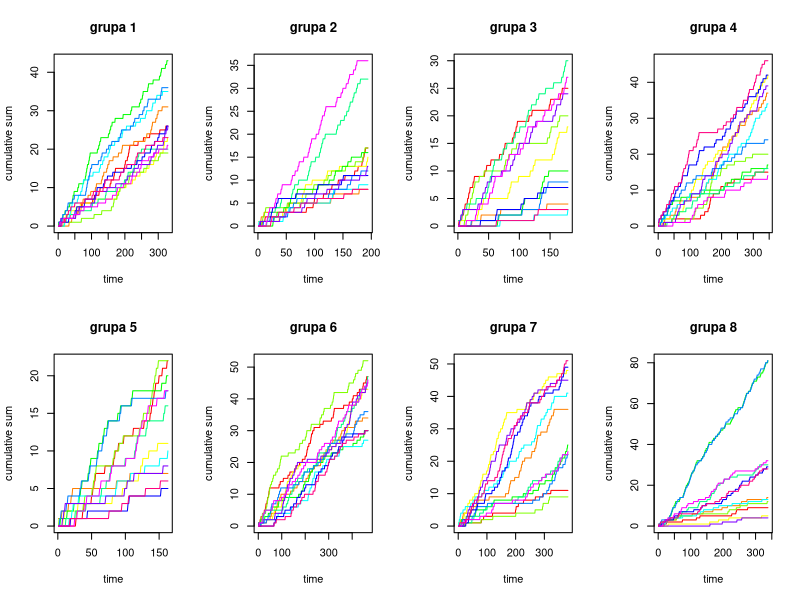
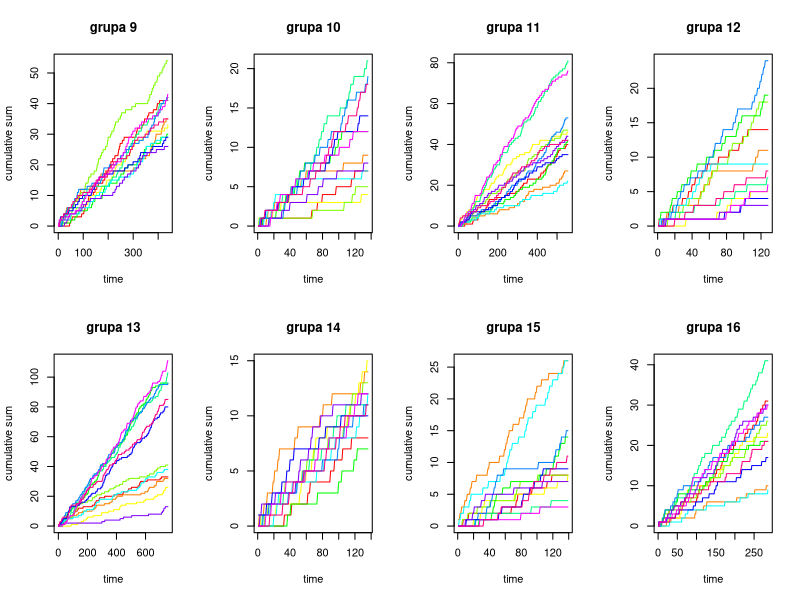
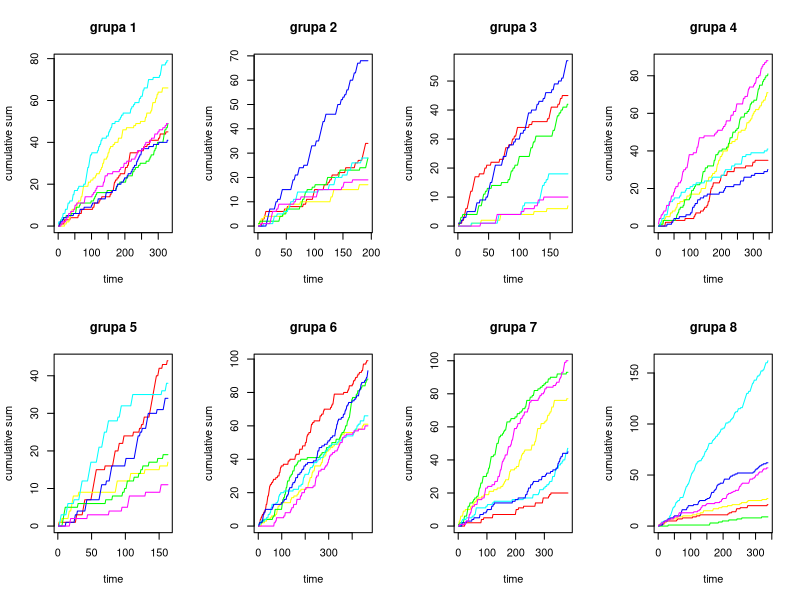
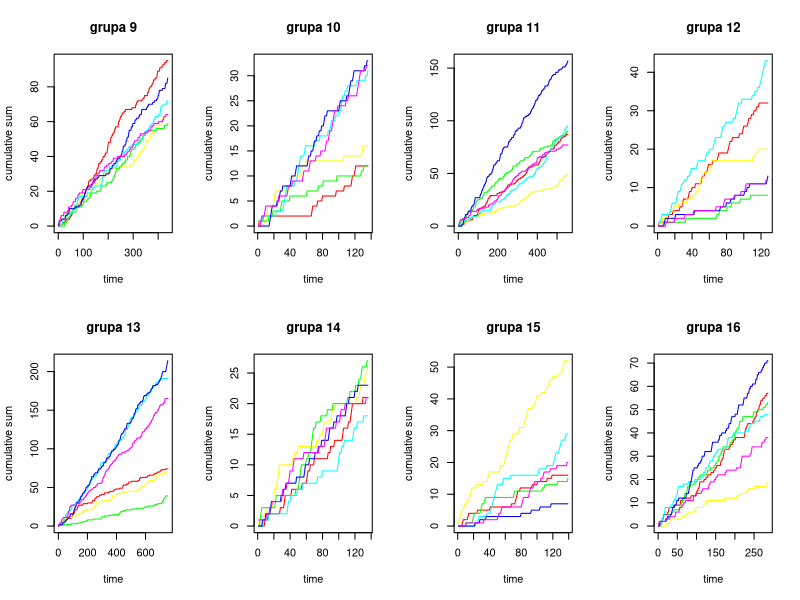

R code for these plots, in order:
## ---- chunk 1
library(zoo)
data_raw <- read.table("dane.csv", header = TRUE, sep = ";")
data <- data_raw[,c("grupa","kto","ABA3")]
data$ok <- complete.cases(data)
data_grupy <- split(data,f = data$grupa)
lapply(names(data_grupy), function(x) {data_grupy[[x]]$kto_lag1 <<- as.character(lag(zoo(data_grupy[[x]]$kto), -1, na.pad = T))})
data <- data.frame(do.call(rbind,data_grupy))
row.names(data) <- NULL
data$para<-paste0(as.character(data$kto),as.character(data$kto_lag1))
data<-data[data$ok,]
data$ok<-NULL
for(i in 1:nrow(data)){
        data$para_sym[i]<-ifelse(data$kto[i]>data$kto_lag1[i]
                                 ,paste0(data$kto_lag1[i],data$kto[i])
                                 ,paste0(data$kto[i],data$kto_lag1[i])
        )}
data$p12 <- as.numeric(data$para == "12")
data$p13 <- as.numeric(data$para == "13")
data$p14 <- as.numeric(data$para == "14")
data$p21 <- as.numeric(data$para == "21")
data$p23 <- as.numeric(data$para == "23")
data$p24 <- as.numeric(data$para == "24")
data$p31 <- as.numeric(data$para == "31")
data$p32 <- as.numeric(data$para == "32")
data$p34 <- as.numeric(data$para == "34")
data$p41 <- as.numeric(data$para == "41")
data$p42 <- as.numeric(data$para == "42")
data$p43 <- as.numeric(data$para == "43")

data$ps12 <- as.numeric(data$para_sym == "12")
data$ps13 <- as.numeric(data$para_sym == "13")
data$ps14 <- as.numeric(data$para_sym == "14")
data$ps23 <- as.numeric(data$para_sym == "23")
data$ps24 <- as.numeric(data$para_sym == "24")
data$ps34 <- as.numeric(data$para_sym == "34")

data_grupy<-split(data,data$grupa)
## ---- chunk 2
par(mfrow = c(2,4))
lapply(1:length(data_grupy), function(i){
        data_i <- data_grupy[[i]] 
        data_i$sump12 <- cumsum(data_i$p12)
        data_i$sump13 <- cumsum(data_i$p13)
        data_i$sump14 <- cumsum(data_i$p14)
        data_i$sump21 <- cumsum(data_i$p21)
        data_i$sump23 <- cumsum(data_i$p23)
        data_i$sump24 <- cumsum(data_i$p24)
        data_i$sump31 <- cumsum(data_i$p31)
        data_i$sump32 <- cumsum(data_i$p32)
        data_i$sump34 <- cumsum(data_i$p34)
        data_i$sump41 <- cumsum(data_i$p41)
        data_i$sump42 <- cumsum(data_i$p42)
        data_i$sump43 <- cumsum(data_i$p43)
        maxY <- with(data_i, max(c(sump12,sump13,sump14,sump12,sump21,sump23,sump24,sump31,sump32,sump34,sump41,sump42,sump43)))
        cl <- rainbow(12)
        plot(data_i$sump12
             ,type = "l"
             ,ylim = c(0,maxY)
             ,main = paste("grupa",i)
             ,xlab = "time"
             ,ylab = "cumulative sum"
             ,col = cl[1])
        lines(data_i$sump13,col = cl[2])
        lines(data_i$sump14,col = cl[3])
        lines(data_i$sump21,col = cl[4])
        lines(data_i$sump23,col = cl[5])
        lines(data_i$sump24,col = cl[6])
        lines(data_i$sump31,col = cl[7])
        lines(data_i$sump32,col = cl[8])
        lines(data_i$sump34,col = cl[9])
        lines(data_i$sump41,col = cl[10])
        lines(data_i$sump42,col = cl[11])
        lines(data_i$sump43,col = cl[12])
})
## ---- chunk 3
par(mfrow = c(2,4))
lapply(1:length(data_grupy), function(i){
        data_i <- data_grupy[[i]] 
        data_i$sump12 <- cumsum(data_i$ps12)
        data_i$sump13 <- cumsum(data_i$ps13)
        data_i$sump14 <- cumsum(data_i$ps14)
        data_i$sump23 <- cumsum(data_i$ps23)
        data_i$sump24 <- cumsum(data_i$ps24)
        data_i$sump34 <- cumsum(data_i$ps34)
        maxY <- with(data_i, max(c(sump12,sump13,sump14,sump12,sump23,sump24,sump34)))
        cl <- rainbow(6)
        plot(data_i$sump12
             ,type = "l"
             ,ylim = c(0,maxY)
             ,main = paste("grupa",i)
             ,xlab = "time"
             ,ylab = "cumulative sum"
             ,col = cl[1])
        lines(data_i$sump13,col = cl[2])
        lines(data_i$sump14,col = cl[3])
        lines(data_i$sump23,col = cl[4])
        lines(data_i$sump24,col = cl[5])
        lines(data_i$sump34,col = cl[6])
})
